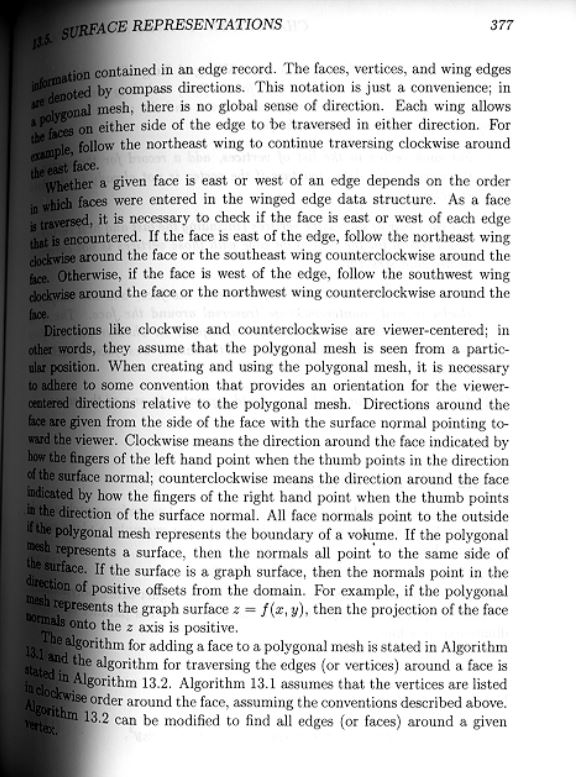
#> input picture gutters1.JPG, 585 x 777 px, found by its file name
$ python g1.py
#> lines starting #> are read from the running program, lines starting #| are printed output that depends on the picture
import cv2
import numpy as np

img = cv2.imread('gutters1.jpg',0)
#> img is the input picture: shape (777, 585); min 0, max 255, mean 198.1
img = cv2.resize(img,(620, 843))
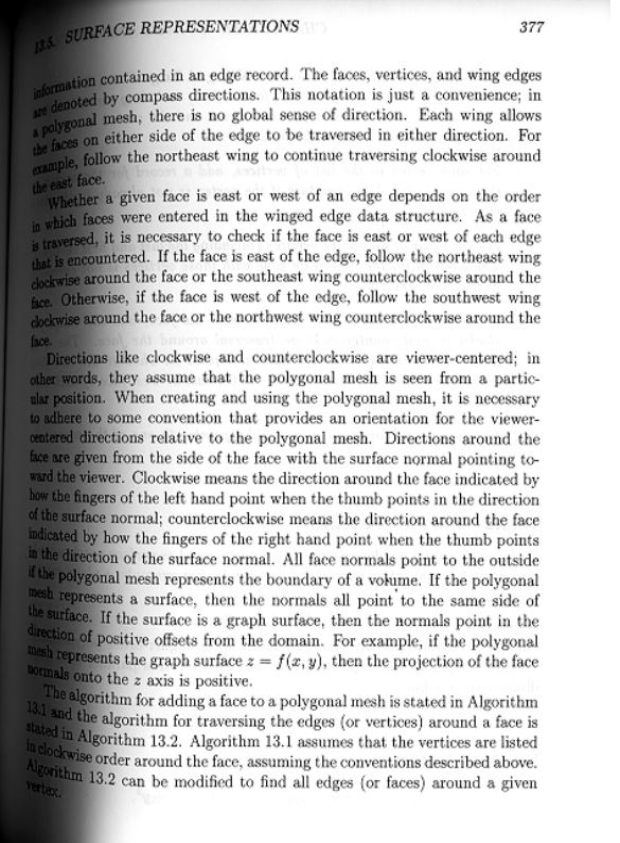
#> img: shape (843, 620); min 0, max 255, mean 198
#_, #th1 = cv2.threshold(img, 120, 253, cv2.THRESH_BINARY) #simple
#th2 = cv2.adaptiveThreshold(img, 240, cv2.ADAPTIVE_THRESH_MEAN_C, cv2.THRESH_BINARY, 11, 9) #adaptive
th3 = cv2.adaptiveThreshold(img, 240, cv2.ADAPTIVE_THRESH_GAUSSIAN_C, cv2.THRESH_BINARY, 11, 10); #adaptive
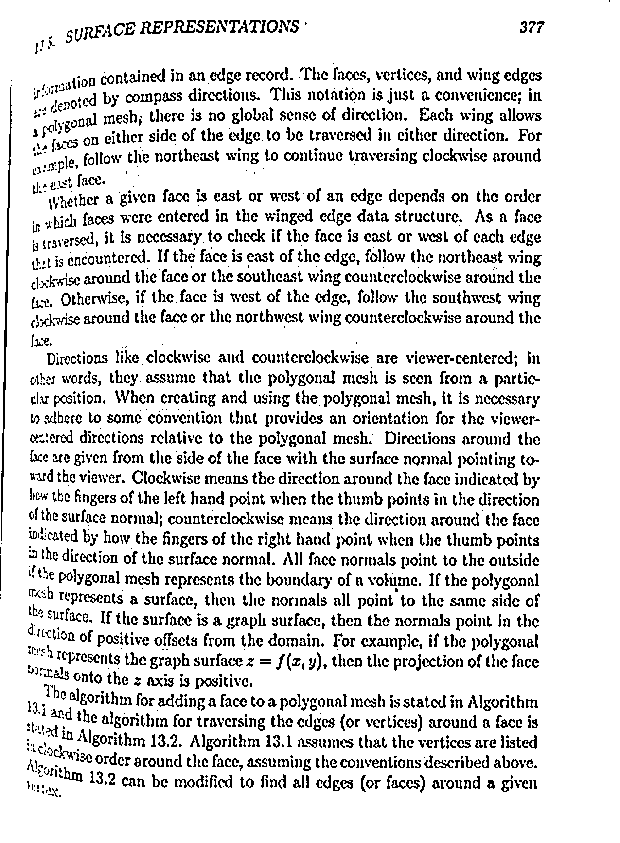
#> th3: shape (843, 620); values 0 (black) and 240 (white), 86.1% white; black in thin lines or dots

cv2.imshow("Image", img)
#cv2.imshow("THRESH_BINARY", th1)
#cv2.imshow("ADAPTIVE_THRESH_MEAN_C", th2)
cv2.imshow("ADAPTIVE_THRESH_GAUSSIAN_C", th3)

cv2.waitKey(0)
cv2.destroyAllWindows()
